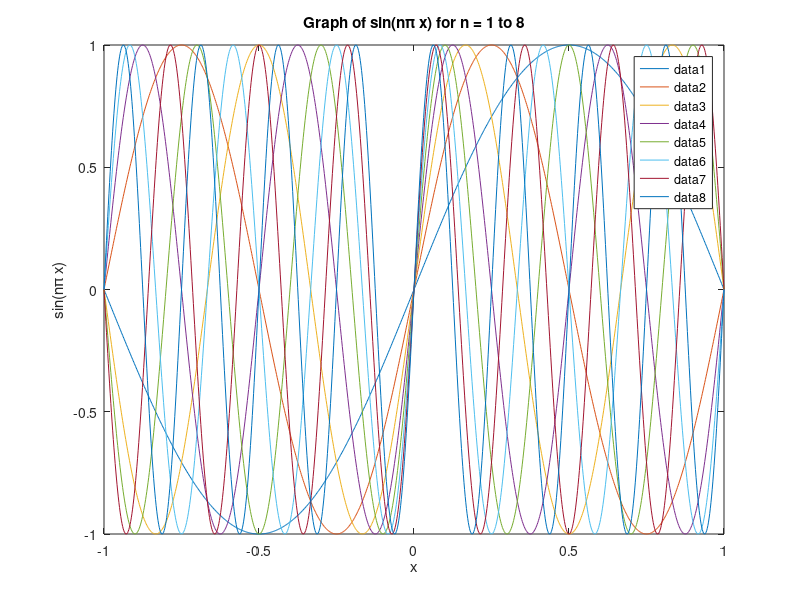

MATLAB code to generate this figure:
x = linspace(-1, 1, 1000); 
figure;

for n = 1:8
    y = sin(n*pi*x);

    plot(x, y);
    
    hold on;
end

xlabel('x');
ylabel('sin(n\pi x)');
title('Graph of sin(n\pi x) for n = 1 to 8');
legend('show');
